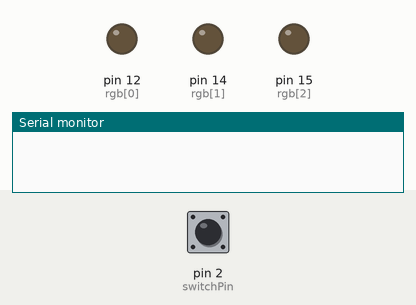
Bench run of a sketch on a simulated Arduino Uno, built with avr-gcc and run on an emulated ATmega328P. Parts: output pins drawn as LEDs (lit = HIGH), the last lines printed to the serial monitor. The test bench sets the inputs (shaded band); at power-on: pin 2 (switchPin) LOW.

Above: at 1.8 s.
1.9 s: pin 2 (switchPin) pulled HIGH for 3.2 s
At 4.4 s:
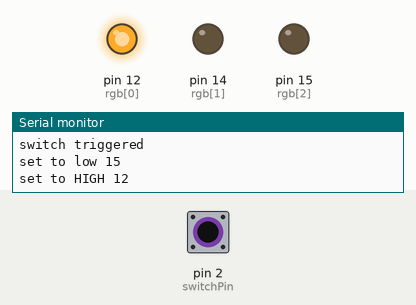
6.6 s: pin 2 (switchPin) pulled HIGH for 1 s
At 8.3 s:
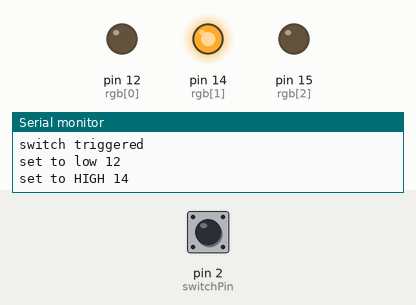
9.1 s: pin 2 (switchPin) pulled HIGH for 0.6 s
At 10.5 s:
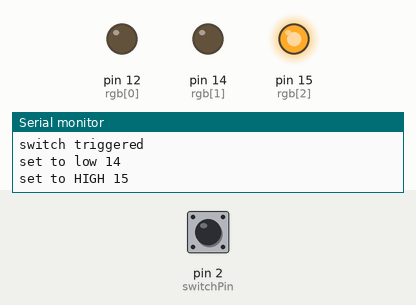
Timing chart, 0 to 12.1 s (numbered marks = the images above; inputs shaded):
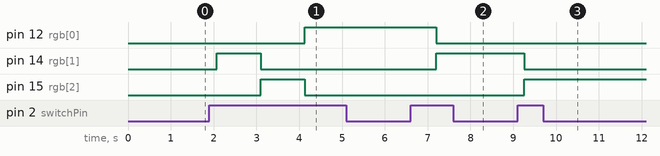

The sketch:

sketch_nov11b.ino
```cpp
const int rgb[] = {12,14,15};
const int switchPin = 2;
int i = 0;

void setup() {
  Serial.begin(9600);
  for (int i = 0; i < 3; i++) {
    pinMode(rgb[i], OUTPUT);
  }
  pinMode(switchPin, INPUT);
}

void loop() {
  int bounce1 = digitalRead(switchPin);
  delay(25);
  int bounce2 = digitalRead(switchPin);

  if ((bounce1 == bounce2) && (bounce1 == HIGH)) {
    Serial.println("switch triggered");
    Serial.print("set to low ");Serial.println(rgb[i]);
    digitalWrite(rgb[i], LOW);
    i++;
    if (i > 2) i = 0;
    Serial.print("set to HIGH ");Serial.println(rgb[i]);
    digitalWrite(rgb[i], HIGH);
  } // end if

  delay(1000);
}
```

Measured:
- after the input at 1.9 s, pin 12 (rgb[0]): LOW → HIGH after 2.2 s; pin 14 (rgb[1]): LOW → HIGH after 0.18 s, → LOW 1.0 s later; pin 15 (rgb[2]): LOW → HIGH after 1.2 s, → LOW 1.0 s later
- after the input at 6.6 s, pin 12 (rgb[0]): HIGH → LOW after 0.60 s; pin 14 (rgb[1]): LOW → HIGH after 0.60 s
- after the input at 9.1 s, pin 14 (rgb[1]): HIGH → LOW after 0.15 s; pin 15 (rgb[2]): LOW → HIGH after 0.15 s
